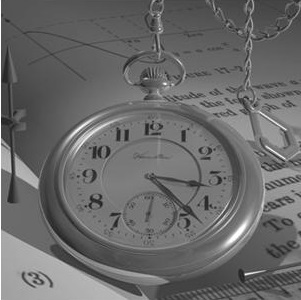
%> input picture clock.jpg, 301 x 300 px
$ octave exer1_6.m   (GNU Octave 9; MATLAB toolbox functions it lacks are replaced by stand-ins)
%> lines starting %> are read from the running program, lines starting %| are printed output that depends on the picture; in (x1, y1, x2, y2) boxes, pixels count from 0 and x2, y2 are one past the last pixel; in counts of white or black regions, pixels touching at a corner belong together; the program's own positions count from 1
clc;
clear;
close all;

scr = get(0,'ScreenSize');

clock = im2gray(imread('clock.jpg'));
%> clock: size 300x301 uint8; min 27, max 255, mean 105.7

%% Sobel Mask
figure(1);
set(gcf,'Position',[0.12*scr(3) 0.12*scr(4) 0.75*scr(3) 0.75*scr(4)]);

sobelX = edge(clock,'sobel','horizontal');
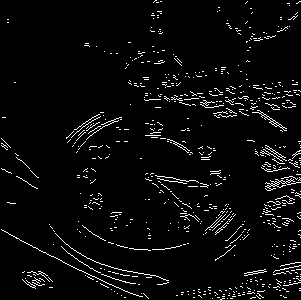
%> sobelX: size 300x301 logical; 4.2% white in thin lines or dots
sobelY = edge(clock,'sobel','vertical');
%> sobelY: size 300x301 logical; 3% white in thin lines or dots
sobel = edge(clock,'sobel');
%> sobel: size 300x301 logical; 4.1% white in thin lines or dots

subplot(1,4,1);
imshow(clock);
title("Original Image clock.jpg");
subplot(1,4,2);
imshow(sobelX);
title("Sobel Horizontal Edge Detection")
subplot(1,4,3);
imshow(sobelY);
title("Sobel Vertical Edge Detection")
subplot(1,4,4);
imshow(sobel);
title("Whole Image Edge Decection")

%% Thresholding

numsobel = clock;
thr = 0.4;
clock_otsu = imbinarize(numsobel,'global');
%> clock_otsu: size 300x301 logical; 36.2% white; 241 white regions (218 under 20 px), largest, box (x1, y1, x2, y2) and area: (58, 105, 232, 250) 12489, (138, 0, 301, 268) 9637, (0, 0, 149, 300) 5395
clock_manual = imbinarize(numsobel,thr);
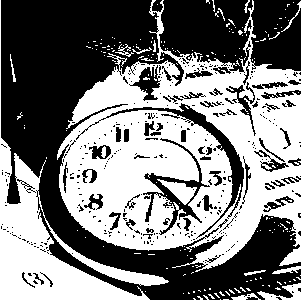
%> clock_manual: size 300x301 logical; 48.8% white; 195 white regions (179 under 20 px), largest, box (x1, y1, x2, y2) and area: (57, 0, 301, 272) 32903, (0, 0, 169, 300) 9134, (157, 179, 197, 205) 423
clock_adapt = imbinarize(numsobel,'adaptive');
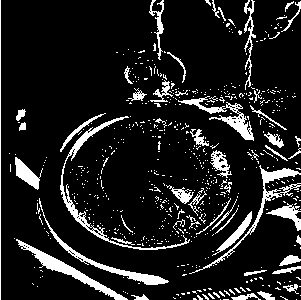
%> clock_adapt: size 300x301 logical; 12.1% white; 618 white regions (565 under 20 px), largest, box (x1, y1, x2, y2) and area: (60, 116, 190, 250) 1012, (16, 239, 128, 300) 944, (189, 165, 301, 274) 836
figure(2);
set(gcf,'Position',[0.12*scr(3) 0.12*scr(4) 0.75*scr(3) 0.75*scr(4)]);
sgtitle("Thresholding Methods");

subplot(2,3,1);
imshow(clock_otsu);
title("Otsu Method Thresholding");
subplot(2,3,2);
imshow(clock_manual);
title(sprintf("Manually selected Threshold Value = %.2f",thr));
subplot(2,3,3);
imshow(clock_adapt);
title("Adaptive Thresholding");
subplot(2,3,4);
imshow(edge(clock_otsu,'sobel'));
subplot(2,3,5);
imshow(edge(clock_manual,'sobel'));
subplot(2,3,6);
imshow(edge(clock_adapt,'sobel'));

%% Hough transform

edges = edge(clock,'canny');
%> edges: size 300x301 logical; 10.1% white in thin lines or dots
[H,T,R] = hough(edges,'RhoResolution',0.5,'Theta',-90:0.5:89);
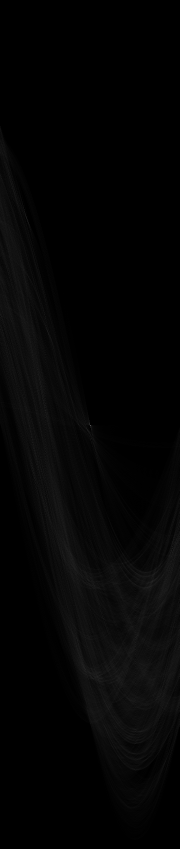
%> H: size 1697x359 double (shown at 1/2 size); min 0, max 298, mean 5.4; drawn with min black and max white
%> T = 359 values from -90 to 89; R = 1697 values from -424 to 424

figure(2);
set(gcf,'Position',[0.12*scr(3) 0.12*scr(4) 0.75*scr(3) 0.75*scr(4)]);

imshow(imadjust(rescale(H)),[],...
    'XData',T,'YData',R,'InitialMagnification','fit');
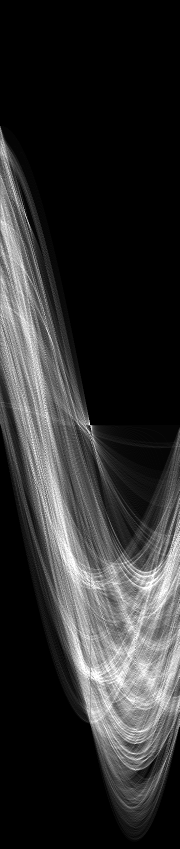
%> displayed picture: size 1697x359, on the screen's scale of 0 to 255 (shown at 1/2 size); min 0, max 255, mean 46.9
axis on;
axis normal;
hold on;
colormap(gca,'bone');

%identify peaks

P = houghpeaks(H,5,'Threshold',ceil(0.3*max(H(:))));
%> P = [851 181]

x = T(P(:,2));
%> x = 0
y = R(P(:,1));
%> y = 1
scatter(x,y,'filled','green');
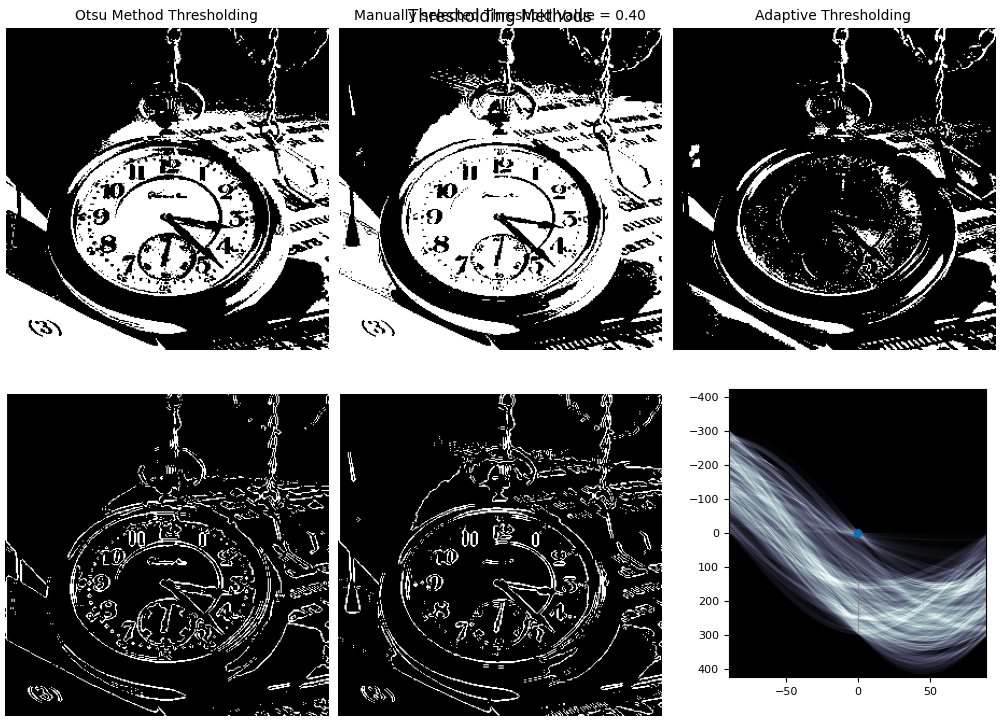
%> figure redrawn from the program's plot data, 6 panels

lines = houghlines(edges,T,R,P,'FillGap',5,'MinLength',7);
%> lines = 1 line; point1 to point2 (x, y): (2, 2) to (2, 299)


figure(3);
set(gcf,'Position',[0.12*scr(3) 0.12*scr(4) 0.75*scr(3) 0.75*scr(4)]);
imshow(clock);
hold on;

for k=1:numel(lines)
    xy = [lines(k).point1; lines(k).point2];
    plot(xy(:,1),xy(:,2),'LineWidth',2,'color','blue');

end
%> this loop made 1 pass
%> xy on pass 1: [2 2; 2 299]
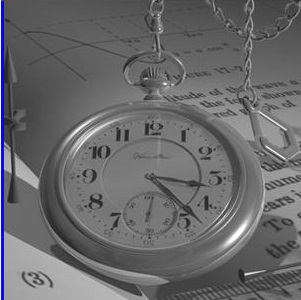
%> figure redrawn from the program's plot data

hold off;
